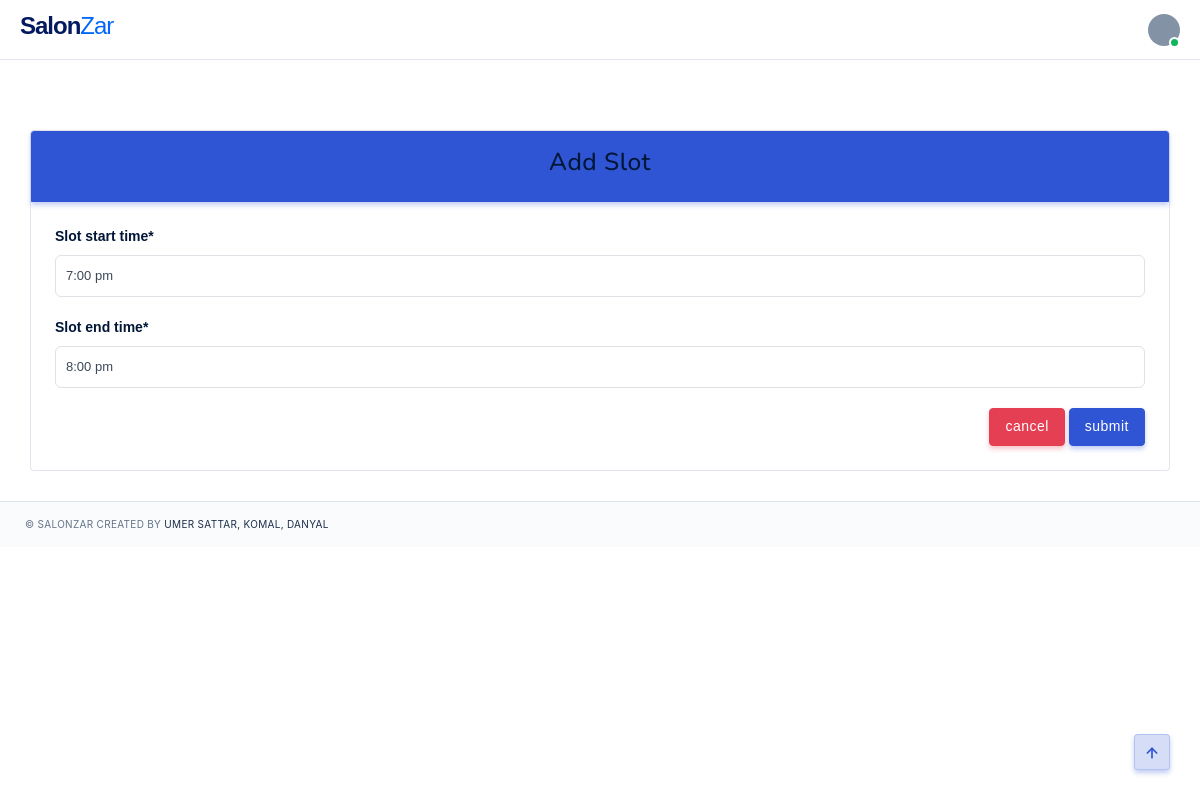
The app's page /edit_slot/1 (signed in), older data.
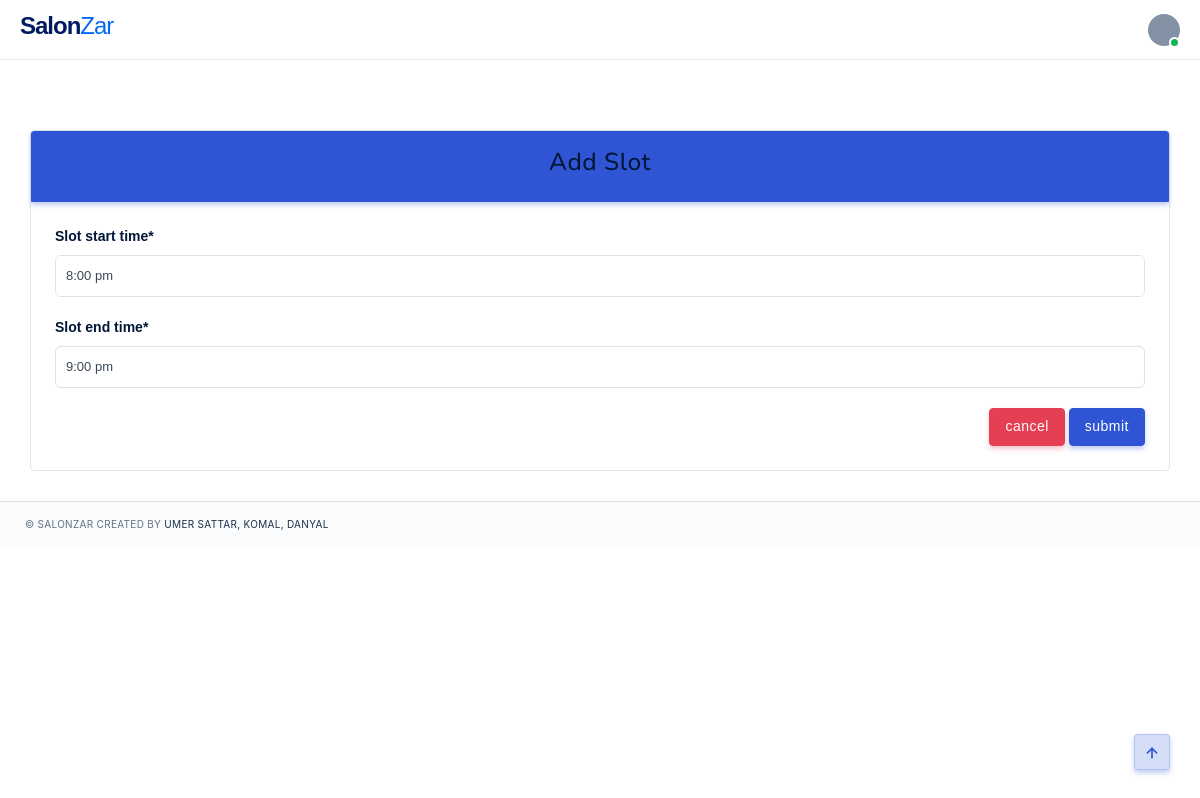
The same page, newer data.
### salons/models.py (models this page shows, shortened)
class Slot(models.Model):
    BOOKED = 'booked'
    AVAILABLE = 'available'
    slot_choices = [
        (BOOKED,'booked'),
        (AVAILABLE,'available')
    ]
    salon = models.ForeignKey(Salon,null=True,blank=True,on_delete=models.CASCADE)
    slot_start_time = models.CharField(max_length=200,null=True)
    slot_end_time = models.CharField(max_length=200,null=True)
    slot_status = models.CharField(max_length=200,null=True,choices=slot_choices)

### salons/decorators.py (the view)
		def wrapper_func(request,*args,**kwargs):
			group = None
			if request.user.groups.exists():
				group = request.user.groups.all()[0].name
			if group in allowed_roles:
				return view_func(request,*args,**kwargs)
			else:
				return HttpResponse('You are not allowed to view this page')

### salons/forms.py
class edit_slot_form(ModelForm):
	class Meta:
		model = Slot
		fields = ['slot_start_time','slot_end_time']

### salons/templatetags/user_tags.py (called while the page is built)
@register.filter(name='has_group')
def has_group(user, group_name):
    return user.groups.filter(name=group_name).exists()

### salons/views.py (called while the page is built)
@login_required(login_url=login_page)
@allowed_users(allowed_roles=['salon manager'])
def edit_slot(request,id):
    slot = Slot.objects.get(id=id)
    form = edit_slot_form(instance=slot)
    if request.method == 'POST':
        form = edit_slot_form(request.POST,instance=slot)
        if form.is_valid():
            form.save()
            return redirect('salon_user')
    context = {'form':form}
    return render(request, 'pages/new_slot.html', context)

### salons/templates/pages/new_slot.html
{% extends 'pages/base.html' %}{% load crispy_forms_tags %}{% block content %}
<div class="container pd-x-0 pd-lg-x-10 pd-xl-x-0 mg-t-40">
  <div class="card">
    <div class="card-header btn btn-primary">
      <h3>Add Slot</h3>
    </div>
    <div class="card-body">
      <form action="" method="POST" enctype="multipart/form-data">
        {% csrf_token %} {{form | crispy}}
        <div class="float-right">
          <a class="btn btn-danger" href="{% url 'salon_user'%}">cancel</a>
          <button class="btn btn-primary" type="submit">submit</button>
        </div>
      </form>
    </div>
  </div>
</div>
{% endblock %}

Row changes from the older to the newer data that the page shows:
changed Slot "8:00 pm": slot_start_time "7:00 pm" → "8:00 pm"; slot_end_time "8:00 pm" → "9:00 pm"
